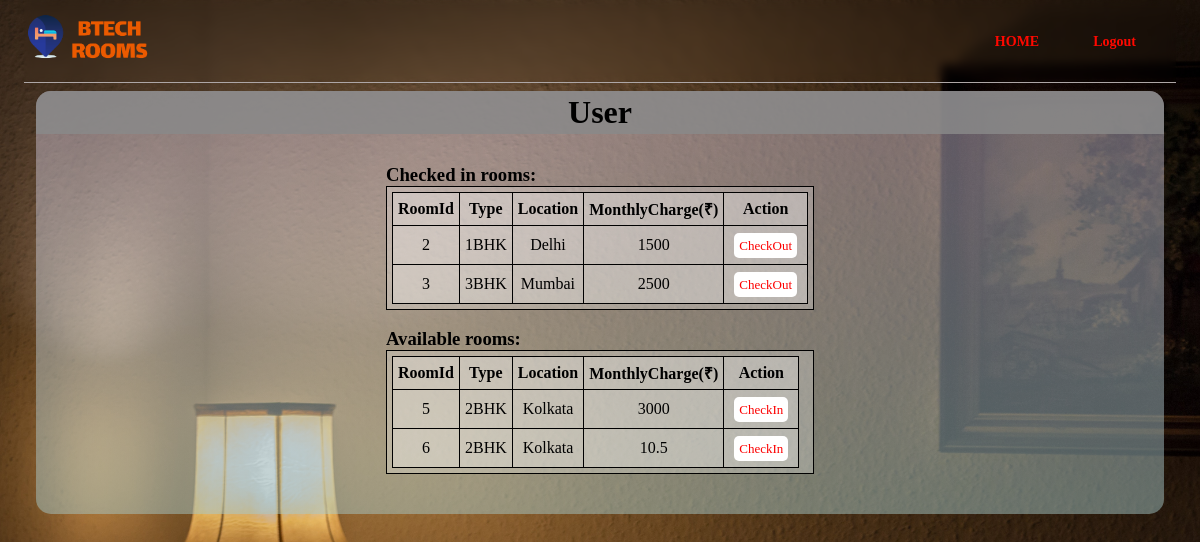
Screenshot of /user.php (signed in) with the database file from the repository.
### tables this page shows
CREATE TABLE `rooms` (
  `roomId` int(11) NOT NULL,
  `roomType` varchar(20) NOT NULL,
  `roomLocation` varchar(100) NOT NULL,
  `monthlyCharge` float NOT NULL DEFAULT 0,
  `roomAllocated` int(11) NOT NULL DEFAULT 0,
  `paymentStatus` int(11) NOT NULL DEFAULT 0,
  `roomAdditionTime` datetime NOT NULL DEFAULT current_timestamp()
);

### user.php (the view, shortened to what this page needs)
<?php
include("includes/config.php");
?>
<!DOCTYPE html>
<html lang="en">
<head>
    <link rel="stylesheet" href="assets/css/style.css">
</head>
<body>
    <div class="container">
        <div class="navbar">
            <a href="index.php"><img src="assets/images/logo.png" class="logo" alt="logo"></a>
            <nav>
                <ul id="menuList">
                    <li><a href="index.php">HOME</a></li>
                    <li><a href="login.php">Logout</a></li>
                </ul>
            </nav>
        </div>
        <div class="display-container">
            <div class="jumbotron heading">
                <h1 style="margin: 0 20px;">User</h1>
            </div>
            <div id="content" class="content">
      <?php
        echo("<h3>Checked in rooms:</h3>");
        $checkedinRoom = mysqli_query($con, "SELECT * FROM rooms where roomAllocated = 1");
        if (mysqli_num_rows($checkedinRoom) == 0) {
          echo "<span class='emptyRecord'> There is no checked in room. </span>";
        }
        else{
            echo '<table class = "cssTable">
                      <tr class= "tableHeader">
                        <th >RoomId</th>
                        <th >Type</th>
                        <th >Location</th>
                        <th >MonthlyCharge(₹)</th>
                        <th >Action</th>
                      </tr>';
                      while ($row = mysqli_fetch_array($checkedinRoom)) {
                        echo '<tr  align = "center">';
                          echo "<td>" . $row['roomId'] . "</td>";
                          echo "<td>" . $row['roomType'] . "</td>";
                          echo "<td>" . $row['roomLocation'] . "</td>";
                          echo "<td>" . $row['monthlyCharge'] . "</td>";
                          echo '<td>
                                  <div class="roomAction">
                                    <span>
                                      <a href="checkOutRoom.php?id=' . $row["roomId"] . '">CheckOut</a>
                                    </span>
                                  </div>
                                </td> ';
                        echo "</tr>";
                      }
                  echo "</table>";
           }
        ?>
      <?php
        echo("</br><h3>Available rooms:</h3>");
        $availableRoom = mysqli_query($con, "SELECT * FROM rooms where roomAllocated = 0");
        echo '<table class = "cssTable">
                  <tr class= "tableHeader">
                    <th >RoomId</th>
                    <th >Type</th>
                    <th >Location</th>
                    <th >MonthlyCharge(₹)</th>
                    <th >Action</th>
                  </tr>';
                  while ($row = mysqli_fetch_array($availableRoom)) {
                    echo '<tr  align = "center">';
                      echo "<td>" . $row['roomId'] . "</td>";
                      echo "<td>" . $row['roomType'] . "</td>";
                      echo "<td>" . $row['roomLocation'] . "</td>";
                      echo "<td>" . $row['monthlyCharge'] . "</td>";
                      echo '<td>
                              <div class="roomAction">
                                <span>
                                  <a href="checkInRoom.php?id=' . $row["roomId"] . '">CheckIn</a>
                                </span>
                              </div>
                            </td> ';
                    echo "</tr>";
                  }
                echo "</table>";
        ?>
            </div>
        </div>
</body>
</html>

### assets/css/style.css (style rules this page uses)
:root { --primaryColor: #ff0800; --blur: 10px; }
* { margin: 0; padding: 0; font-family: 'Lucida Grande', 'Lucida Sans Unicode'; }
a { text-decoration: none; color: var(--primaryColor); }
body { background-image: url("../images/background.jpg"); background-repeat: no-repeat; background-size: cover; }
.container { width: 100%; min-height: 100vh; padding: 0 2%; box-sizing: border-box; overflow: hidden; }
.navbar { width: 100%; display: flex; align-items: center; justify-content: center; border-bottom: solid #ada6a6 1px; backdrop-filter: blur(5px); }
.logo { width: 130px; cursor: pointer; }
nav { flex: 1; text-align: right; }
nav ul li { list-style: none; justify-content: center; align-items: center; display: inline-block; margin-right: 30px; }
nav ul li a { text-decoration: none; color: var(--primaryColor); padding: 10px; font-size: 14px; font-weight: bold; }
.jumbotron { display: flex; flex-wrap: wrap; padding: 3px; align-items: center; justify-content: center; width: 99.5%; margin-bottom: 30px; color: inherit; background-color: rgb(138 138 138 / 84%); }
.display-container { display: flex; flex-direction: column; align-items: center; justify-content: center; margin: 1vh 1vw; padding-bottom: 40px; background: linear-gradient(#e6d6f069, rgba(166, 202, 202, 0.486)); border-radius: 15px; overflow: hidden; }
.content { display: flex; flex-wrap: wrap; flex-direction: column; justify-content: center; }
.cssTable { display: flex; flex-direction: column; border-collapse: collapse; }
table, td, th { background: #ffffff40; padding: 5px; border: 1px solid rgb(0, 0, 0); }
.roomAction { display: flex; }
.roomAction span { padding: 5px; font-size: medium; }
.roomAction span a { padding: 5px; font-size: small; background-color: #fff; color: #fc0000; border-radius: 5px; }

### rows the page displays
rooms: roomId "2", roomType "1BHK", roomLocation "Delhi", monthlyCharge "1500"
rooms: roomId "3", roomType "3BHK", roomLocation "Mumbai", monthlyCharge "2500"
rooms: roomId "5", roomType "2BHK", roomLocation "Kolkata", monthlyCharge "3000"
rooms: roomId "6", roomType "2BHK", roomLocation "Kolkata", monthlyCharge "10.5"
